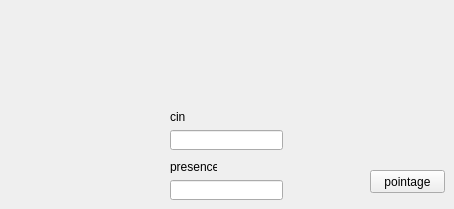
    <widget class="QWidget" name="tab_5">
     <attribute name="title">
      <string>pointer</string>
     </attribute>
     <widget class="QPushButton" name="pushButton_6">
      <property name="geometry">
       <rect>
        <x>370</x>
        <y>170</y>
        <width>75</width>
        <height>23</height>
       </rect>
      </property>
      <property name="text">
       <string>pointage</string>
      </property>
     </widget>
     <widget class="QLineEdit" name="lineEdit_9">
      <property name="geometry">
       <rect>
        <x>170</x>
        <y>130</y>
        <width>113</width>
        <height>20</height>
       </rect>
      </property>
     </widget>
     <widget class="QLabel" name="label_3">
      <property name="geometry">
       <rect>
        <x>170</x>
        <y>110</y>
        <width>47</width>
        <height>13</height>
       </rect>
      </property>
      <property name="text">
       <string>cin</string>
      </property>
     </widget>
     <widget class="QLineEdit" name="lineEdit_10">
      <property name="geometry">
       <rect>
        <x>170</x>
        <y>180</y>
        <width>113</width>
        <height>20</height>
       </rect>
      </property>
     </widget>
     <widget class="QLabel" name="label_8">
      <property name="geometry">
       <rect>
        <x>170</x>
        <y>160</y>
        <width>47</width>
        <height>13</height>
       </rect>
      </property>
      <property name="text">
       <string>presence</string>
      </property>
     </widget>
    </widget>
